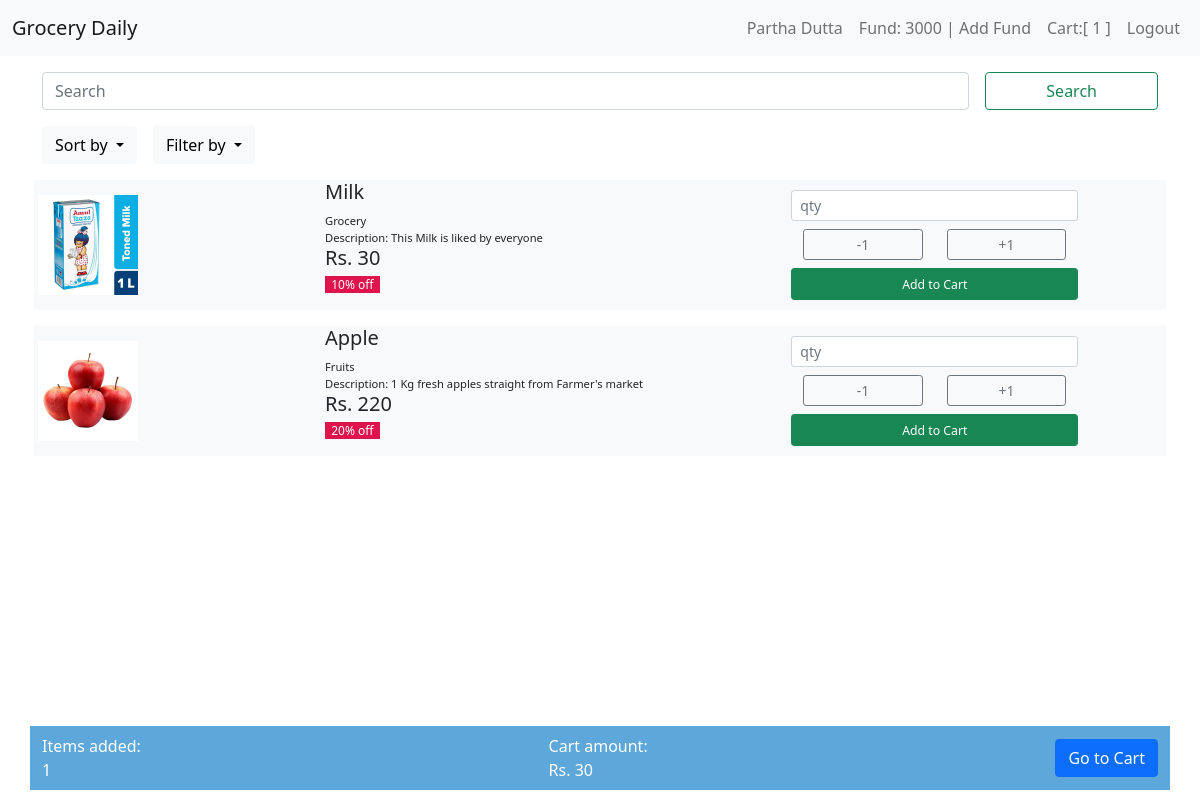
The page / (signed in) on the database its author committed.
### tables this page shows
CREATE TABLE users (user_id INTEGER PRIMARY KEY AUTOINCREMENT NOT NULL, name TEXT NOT NULL, email TEXT NOT NULL, phone INTEGER NOT NULL, hash TEXT NOT NULL, cash NUMERIC DEFAULT 0.00);

CREATE TABLE products (product_id INTEGER PRIMARY KEY AUTOINCREMENT NOT NULL, category TEXT NOT NULL, product_name TEXT NOT NULL, desc TEXT NOT NULL, image TEXT, price INTEGER NOT NULL, discount NUMERIC DEFAULT 0.00);

### app.py (the view)
@app.route("/")
@login_required
def index():
    user_id = session["user_id"]
    user_data = db.execute("SELECT * FROM users WHERE user_id = ?;", user_id)
    product_data = db.execute("SELECT * FROM products;")
    cart = db.execute("SELECT cart_items FROM carts WHERE user_id = ?;", f'{user_id}')
    cart = cart[0]['cart_items']
    cart = json.loads( cart )
    return render_template("index.html", user_data = user_data, product_data=product_data, cart=cart)

### app.py (called while the page is built)
@app.after_request
def after_request(response):
    response.headers["Cache-Control"] = "no-cache, no-store, must-revalidate"
    response.headers["Expires"] = 0
    response.headers["Pragma"] = "no-cache"
    return response

def login_required(f):
    @wraps(f)
    def decorated_function(*args, **kwargs):
        if session.get("user_id") is None:
            return redirect("/login")
        return f(*args, **kwargs)
    return decorated_function

def percent(value):
    return f"{value:,.0%}"

### templates/index.html (shortened to what this page needs)
{% extends "layout.html" %}
{% block user %}
    {{ user_data[0]["name"] }}
{% endblock %}
{% block cart %}
    {{ cart|length }}
{% endblock %}
{% block fund %}
    Fund: {{ user_data[0]["cash"] }}
{% endblock %}
{% block main%}
    <div class="container mt-3">
        <form class="row g-3">
            <div class="col-lg-10 col-8">
                <input class="form-control me-2" autocomplete = "on" autofocus name="search" type="text" placeholder="Search"aria-label="Search">
            </div>
            <div class="d-grid col-lg-2 col-4 mx-auto">
                <button class="btn btn-outline-success" name="submit" type="submit">Search</button>
            </div>
        </form>
    </div>
        <div class="container">
            <div class="col align-self-end">
                <div class="btn-group">
                    <div class="tools dropdown">
                        <button class="btn btn-light dropdown-toggle" type="button" id="dropdownMenuButton1" data-bs-toggle="dropdown" aria-expanded="false">
                          Sort by
                        </button>
                    </div>
                    <div class="tools dropdown">
                        <button class="btn btn-light dropdown-toggle" type="button" id="dropdownMenuButton1" data-bs-toggle="dropdown" aria-expanded="false">
                          Filter by
                        </button>
                    </div>
                </div>
            </div>
        </div>
        <div class="container gx-1">
            <div class="stack gap-3">
                {% for i in product_data %}
                <div class="container bg-light" id="card">
                    <div class="row mb-3 align-items-center">
                        <div class="col-lg-3 col-4">
                            <image alt="image" src={{ i['image'] }}></image>
                        </div>
                        <div class="col-lg-5 col-4">
                            <h5>{{ i["product_name"] }}</h5>
                            <small>{{ i["category"] }}</small><br>
                            <small>{{ i["desc"] }}</small>
                            <h5>Rs. {{ i["price"] }} <p><span style="font-size:.75rem; background-color: #E0144C; color: #ffffff;">&nbsp {{ i["discount"]|percent }} off &nbsp</span></p></h5>
                        </div>
                        <div class="col-lg-3 col-3">
                            <form action="/add_to_cart" method="post">
                                <div class="row">
                                    <input class = "form-control form-control-sm mt-2" required type="number" name="qty" id={{ i['product_id'] }}_qty placeholder="qty">
                                </div>
                                <div class="row">
                                    <div class="col d-grid">
                                        <button class="btn btn-sm btn-outline-secondary mt-2" type="button" id={{ i['product_id'] }} onclick='counter(this, "remove")'>-1</button>
                                    </div>
                                    <div class="col d-grid">
                                        <button class="btn btn-sm btn-outline-secondary mt-2" type="button" id={{ i['product_id'] }} onclick='counter(this, "add")''>+1</button>
                                    </div>
                                </div>
                                <div class="row d-grid">
                                    <button class="btn btn-sm btn-success mt-2 mb-2" type="submit"><small>Add to Cart</small></button>
                                </div>
                            </form>
                        </div>
                    </div>
                </div>
                {% endfor %}
            </div>
        </div>
        <div class="float_container" id="cart_bar">
            <div id="go_to_cart" class="container" style="background-color:#5DA7DB">
                <div class="navbar">
                    <div class="nav-items" id = "cart_qty" style="color:#ffffff">
                    </div>
                    <div class="nav-items" id = "cart_amount" style="color:#ffffff">
                    </div>
                    <div class="nav-items">
                        <form action="/cart" method="get">
                            <button class="btn btn-primary" type="submit">Go to Cart</button>
                        </form>
                    </div>
                </div>
            </div>
        </div>
    {% endblock %}

### templates/layout.html (shortened to what this page needs)
<!DOCTYPE html>
<html lang="en">
<head>
    <link href="https://cdn.jsdelivr.net/npm/bootstrap@5.1.3/dist/css/bootstrap.min.css" rel="stylesheet">
    <link href="/static/style.css" rel="stylesheet">
    <link href="https://cdn.jsdelivr.net/npm/bootstrap@5.1.3/dist/css/bootstrap.min.css" rel="stylesheet">
</head>
<body>
    <nav class="navbar navbar-expand-lg navbar-light bg-light">
        <div class="container-fluid">
            <a class="navbar-brand" href="/">Grocery Daily</a>
            <div class="collapse navbar-collapse" id="navbarSupportedContent">
                {% if session["user_id"] %}
                    <ul class="navbar-nav ms-auto mb-2 mb-lg-0">
                        <li class="nav-item">
                            <a class="nav-link" href="#">{% block user %}{% endblock %}</a>
                        </li>
                        <li class="nav-item">
                            <a class="nav-link" aria-current="page" href="/add_fund">{% block fund %}{% endblock %} | Add Fund</a>
                        </li>
                        <li class="nav-item">
                            <a class="nav-link" aria-current="page" href="/cart">Cart:[{% block cart %}{% endblock %}]</a>
                        </li>
                        <li class="nav-item">
                            <a class="nav-link" href="/logout">Logout</a>
                        </li>
                    </ul>
                {% endif %}
            </div>
        </div>
    </nav>
    <main class="container-fluid">
        {% block main %}{% endblock %}
    </main>
</body>
</html>

### static/style.css (style rules this page uses)
img { display: block; height: 100px; align-items: center; }
@media (min-width: 390px) { #card { font-size: 0.8rem; line-height: 1rem; } }
.tools { align-items: flex-end; padding-top: 1rem; padding-bottom: 1rem; padding-right: 1rem; padding-left: 0rem; }
.float_container { position:fixed; bottom:10px; right: 10px; left:10px; cursor:pointer; }

### rows shown on the page
users: name "Partha Dutta", cash "3000"
products: image (picture), product_name "Milk", category "Grocery", desc "Description: This Milk is liked by everyone", price "30", discount|percent "10%"
products: image (picture), product_name "Apple", category "Fruits", desc "Description: 1 Kg fresh apples straight from Farmer's market", price "220", discount|percent "20%"

### other values the page prints
{{ cart|length }} "1"
